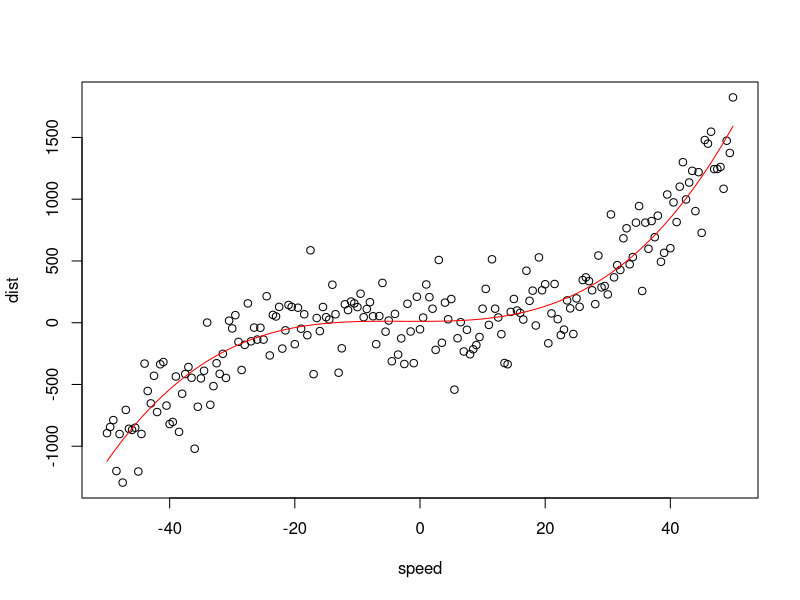

Reproduce this figure in R.
Fig = function(raw, pred.x, pred.y) {
  # Plot Figure
  png("Rplots.png")
  plot(raw)
  par(new=T)
  lines(pred.x, pred.y, col="red")
  dev.off()  # Close deveice
}


f1 <- dist ~ speed
f2 <- dist ~ poly(speed, digree=2)
f3 <- dist ~ poly(speed, digree=3)
f4 <- dist ~ poly(speed, digree=4)
f5 <- dist ~ poly(speed, digree=5)
f6 <- dist ~ poly(speed, digree=6)

x <- seq(-50, 50, 0.5)
y <- 10 + x + 0.1*x^2 + 0.01*x^3 + rnorm(length(x))*200

mars = data.frame(
  speed = x,
  dist = y
)

model1 = lm(f1, data=mars)
model2 = lm(f2, data=mars)
model3 = lm(f3, data=mars)
model4 = lm(f4, data=mars)
model5 = lm(f5, data=mars)
model6 = lm(f6, data=mars)

pred1 = predict(model1)
pred2 = predict(model2)
pred3 = predict(model3)
pred4 = predict(model4)
pred5 = predict(model5)
pred6 = predict(model6)

anova(model1, model2, model3, model4, model5, model6)

Fig(mars, mars$speed, pred3)
